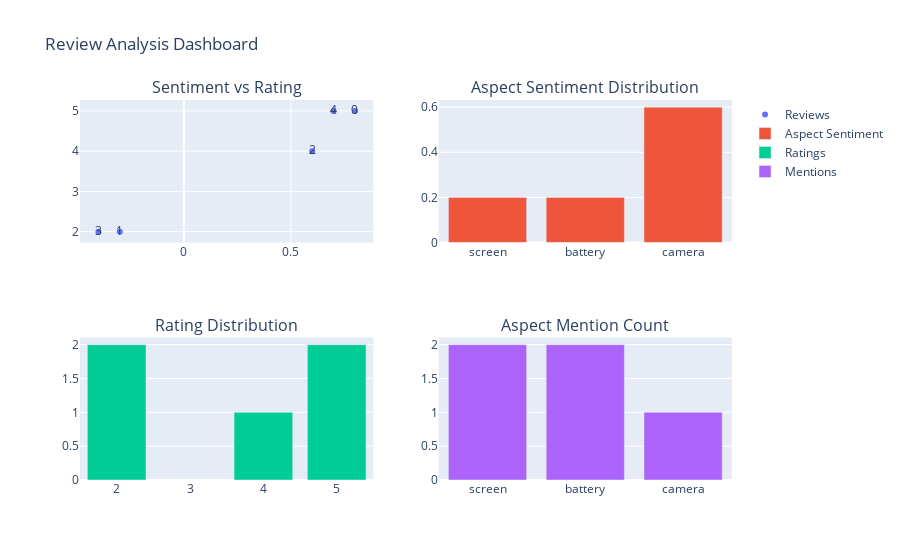

The code cell stored with this chart in its notebook:
### Markdown cell above
14. Advanced Review Analysis Implementation with Small Sample Statistics

### Code cell
from scipy import stats
import plotly.graph_objects as go
from plotly.subplots import make_subplots
from collections import Counter

class ReviewAnalyzer:
    def __init__(self, reviews_data):
        self.data = pd.DataFrame(reviews_data)
        
    def analyze_basic_stats(self):
        """
        Basic statistical analysis suitable for small samples
        """
        stats_results = {
            'sentiment_stats': {
                'mean': self.data['sentiment_score'].mean(),
                'median': self.data['sentiment_score'].median(),
                'std': self.data['sentiment_score'].std(),
                'min': self.data['sentiment_score'].min(),
                'max': self.data['sentiment_score'].max()
            },
            'rating_stats': {
                'mean': self.data['rating'].mean(),
                'median': self.data['rating'].median(),
                'std': self.data['rating'].std(),
                'min': self.data['rating'].min(),
                'max': self.data['rating'].max()
            }
        }
        
        # Add correlation if we have enough samples
        if len(self.data) > 3:
            correlation = stats.spearmanr(self.data['sentiment_score'], 
                                        self.data['rating'])
            stats_results['correlation'] = {
                'coefficient': correlation.statistic,
                'p_value': correlation.pvalue
            }
            
        return stats_results
    
    def analyze_aspects(self):
        """
        Analyze aspects with descriptive statistics
        """
        aspect_analysis = {}
        
        # Get unique aspects
        all_aspects = set()
        for aspects in self.data['aspects']:
            all_aspects.update(aspect[0] for aspect in aspects)
            
        for aspect in all_aspects:
            # Filter reviews for this aspect
            aspect_reviews = self.data[self.data['aspects'].apply(
                lambda x: aspect in [a[0] for a in x]
            )]
            
            # Calculate basic stats
            aspect_analysis[aspect] = {
                'count': len(aspect_reviews),
                'sentiment': {
                    'mean': aspect_reviews['sentiment_score'].mean(),
                    'std': aspect_reviews['sentiment_score'].std() if len(aspect_reviews) > 1 else None,
                    'values': aspect_reviews['sentiment_score'].tolist()
                },
                'ratings': {
                    'mean': aspect_reviews['rating'].mean(),
                    'std': aspect_reviews['rating'].std() if len(aspect_reviews) > 1 else None,
                    'values': aspect_reviews['rating'].tolist()
                },
                'mentions': self._get_aspect_mentions(aspect_reviews, aspect)
            }
            
        return aspect_analysis
    
    def _get_aspect_mentions(self, aspect_reviews, aspect):
        """
        Get context of aspect mentions
        """
        mentions = []
        for _, row in aspect_reviews.iterrows():
            text = row['review_text'].lower()
            sentiment = row['sentiment_score']
            mentions.append({
                'text': text,
                'sentiment': sentiment
            })
        return mentions
    
    def visualize_analysis(self):
        """
        Create visualizations suitable for small samples
        """
        # Get aspect analysis
        aspect_analysis = self.analyze_aspects()
        
        # Create figure with subplots
        fig = make_subplots(
            rows=2, cols=2,
            subplot_titles=(
                'Sentiment vs Rating',
                'Aspect Sentiment Distribution',
                'Rating Distribution',
                'Aspect Mention Count'
            )
        )
        
        # 1. Sentiment vs Rating Scatter
        fig.add_trace(
            go.Scatter(
                x=self.data['sentiment_score'],
                y=self.data['rating'],
                mode='markers+text',
                text=self.data.index,
                name='Reviews'
            ),
            row=1, col=1
        )
        
        # 2. Aspect Sentiments
        aspects = list(aspect_analysis.keys())
        sentiments = [aspect_analysis[a]['sentiment']['mean'] for a in aspects]
        
        fig.add_trace(
            go.Bar(
                x=aspects,
                y=sentiments,
                name='Aspect Sentiment'
            ),
            row=1, col=2
        )
        
        # 3. Rating Distribution
        ratings = self.data['rating'].value_counts().sort_index()
        
        fig.add_trace(
            go.Bar(
                x=ratings.index,
                y=ratings.values,
                name='Ratings'
            ),
            row=2, col=1
        )
        
        # 4. Aspect Mention Count
        mention_counts = [aspect_analysis[a]['count'] for a in aspects]
        
        fig.add_trace(
            go.Bar(
                x=aspects,
                y=mention_counts,
                name='Mentions'
            ),
            row=2, col=2
        )
        
        fig.update_layout(height=800, showlegend=True,
                         title_text="Review Analysis Dashboard")
        return fig

# Example usage
sample_data = {
    'review_text': [
        'Great battery life, lasts all day!', 
        'Poor screen quality, pixels are visible', 
        'Amazing camera, great photos',
        'Battery drains quickly now',
        'Screen is bright and clear'
    ],
    'rating': [5, 2, 4, 2, 5],
    'date': ['2024-01-01', '2024-01-02', '2024-01-03', '2024-01-04', '2024-01-05'],
    'sentiment_score': [0.8, -0.3, 0.6, -0.4, 0.7],
    'aspects': [
        [('battery', 'great')], 
        [('screen', 'poor')], 
        [('camera', 'amazing')],
        [('battery', 'drains')],
        [('screen', 'bright')]
    ]
}

# Create analyzer
analyzer = ReviewAnalyzer(sample_data)

# Get basic stats
basic_stats = analyzer.analyze_basic_stats()
print("\nBasic Statistics:")
print("\nSentiment Stats:")
for key, value in basic_stats['sentiment_stats'].items():
    print(f"  {key}: {round(value, 3)}")
    
print("\nRating Stats:")
for key, value in basic_stats['rating_stats'].items():
    print(f"  {key}: {round(value, 3)}")

if 'correlation' in basic_stats:
    print("\nCorrelation between Sentiment and Rating:")
    print(f"  Coefficient: {round(basic_stats['correlation']['coefficient'], 3)}")
    print(f"  P-value: {round(basic_stats['correlation']['p_value'], 3)}")

# Get aspect analysis
aspect_analysis = analyzer.analyze_aspects()
print("\nAspect Analysis:")
for aspect, analysis in aspect_analysis.items():
    print(f"\n{aspect.upper()}:")
    print(f"  Mentions: {analysis['count']}")
    print(f"  Average Sentiment: {round(analysis['sentiment']['mean'], 3)}")
    if analysis['sentiment']['std']:
        print(f"  Sentiment Std: {round(analysis['sentiment']['std'], 3)}")
    print(f"  Average Rating: {round(analysis['ratings']['mean'], 3)}")
    if analysis['ratings']['std']:
        print(f"  Rating Std: {round(analysis['ratings']['std'], 3)}")

# Create visualization
fig = analyzer.visualize_analysis()
fig.show()

### Figure 1 — Plotly figure (JSON) as saved in the notebook; plotly's stock layout.template omitted (floating-point values rounded to 4 significant figures)
{"data": [{"mode": "markers+text", "name": "Reviews", "text": [0, 1, 2, 3, 4], "type": "scatter", "x": [0.8, -0.3, 0.6, -0.4, 0.7], "xaxis": "x", "y": [5, 2, 4, 2, 5], "yaxis": "y"}, {"name": "Aspect Sentiment", "type": "bar", "x": ["screen", "battery", "camera"], "xaxis": "x2", "y": [0.2, 0.2, 0.6], "yaxis": "y2"}, {"name": "Ratings", "type": "bar", "x": [2, 4, 5], "xaxis": "x3", "y": [2, 1, 2], "yaxis": "y3"}, {"name": "Mentions", "type": "bar", "x": ["screen", "battery", "camera"], "xaxis": "x4", "y": [2, 2, 1], "yaxis": "y4"}], "layout": {"annotations": [{"font": {"size": 16}, "showarrow": false, "text": "Sentiment vs Rating", "x": 0.225, "xanchor": "center", "xref": "paper", "y": 1, "yanchor": "bottom", "yref": "paper"}, {"font": {"size": 16}, "showarrow": false, "text": "Aspect Sentiment Distribution", "x": 0.775, "xanchor": "center", "xref": "paper", "y": 1, "yanchor": "bottom", "yref": "paper"}, {"font": {"size": 16}, "showarrow": false, "text": "Rating Distribution", "x": 0.225, "xanchor": "center", "xref": "paper", "y": 0.375, "yanchor": "bottom", "yref": "paper"}, {"font": {"size": 16}, "showarrow": false, "text": "Aspect Mention Count", "x": 0.775, "xanchor": "center", "xref": "paper", "y": 0.375, "yanchor": "bottom", "yref": "paper"}], "autosize": true, "showlegend": true, "title": {"text": "Review Analysis Dashboard"}, "xaxis": {"anchor": "y", "autorange": true, "domain": [0, 0.45], "range": [-0.4805, 0.8805], "type": "linear"}, "xaxis2": {"anchor": "y2", "autorange": true, "domain": [0.55, 1], "range": [-0.5, 2.5], "type": "category"}, "xaxis3": {"anchor": "y3", "autorange": true, "domain": [0, 0.45], "range": [1.5, 5.5], "type": "linear"}, "xaxis4": {"anchor": "y4", "autorange": true, "domain": [0.55, 1], "range": [-0.5, 2.5], "type": "category"}, "yaxis": {"anchor": "x", "autorange": true, "domain": [0.625, 1], "range": [1.771, 5.229], "type": "linear"}, "yaxis2": {"anchor": "x2", "autorange": true, "domain": [0.625, 1], "range": [0, 0.6316], "type": "linear"}, "yaxis3": {"anchor": "x3", "autorange": true, "domain": [0, 0.375], "range": [0, 2.105], "type": "linear"}, "yaxis4": {"anchor": "x4", "autorange": true, "domain": [0, 0.375], "range": [0, 2.105], "type": "linear"}}}
